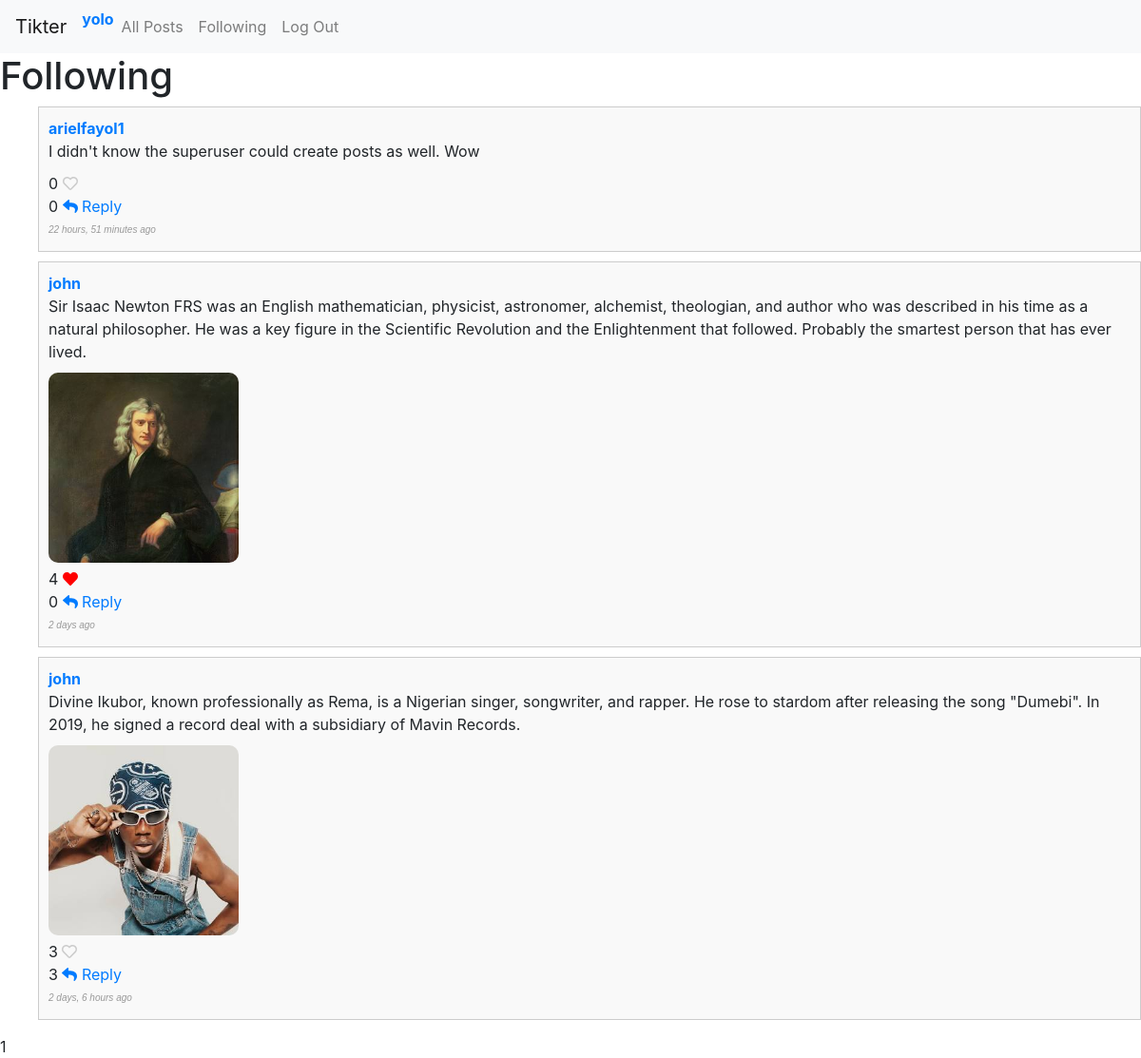
The app's page /following (signed in) with its own data.
### network/models.py (models this page shows, shortened)
class User(AbstractUser):
    pass

class Post(models.Model):
    user = models.ForeignKey(User, on_delete=models.CASCADE, related_name='posts')
    content = models.TextField()
    timestamp = models.DateTimeField(auto_now_add=True)
    image = models.ImageField(upload_to='network/images/post_images/', blank=True, null=True)
    likes = models.ManyToManyField(User, related_name='liked_posts', blank=True)
    def num_likes(self):
        return self.likes.count()
    def num_replies(self):
        return self.replies.count()

### network/views.py (the view)
# urls.py: path('following', views.following, name='following'),
@login_required(login_url='network:login')
def following(request):
    following_users = request.user.following.values_list('followed_user__id', flat=True)
    posts = Post.objects.filter(user__in=following_users).order_by('-timestamp')
    paginator = Paginator(posts, 10)
    page_number = request.GET.get('page', 1)
    page = paginator.get_page(page_number)
    context = {'page': page}
    return render(request, 'network/following.html', context)

### network/templates/network/following.html (shortened to what this page needs)
{% extends 'network/layout.html' %}
{% block body %}
    <h1>Following</h1>
    <ul>
        {% for post in page%}
            {% include 'network/post_display.html' with post=post user=user %}
        {% endfor %}
    </ul>
    <div class="pagination">
        <span class="step-links">
        <span class="current-page">{{ page.number }}</span>
        </span>
    </div>
{% endblock %}

### network/templates/network/layout.html (shortened to what this page needs)
{% load static %}
<!DOCTYPE html>
<html lang="en">
    <head>
        <link rel="stylesheet" href="https://stackpath.bootstrapcdn.com/bootstrap/4.4.1/css/bootstrap.min.css"
>
        <link rel="stylesheet" href="https://cdnjs.cloudflare.com/ajax/libs/font-awesome/5.15.3/css/all.min.css">
        <link href="{% static 'network/styles.css' %}" rel="stylesheet" type="text/css">
    </head>
    <body>
        <nav class="navbar navbar-expand-lg navbar-light bg-light">
            <a class="navbar-brand" href="{% url 'network:index' %}">Tikter</a>
            <div>
              <ul class="navbar-nav mr-auto">
                {% if user.is_authenticated %}
                    <li class="nav-item">
                        <a href="{% url 'network:profile' username=user.username %}"><strong>{{ user.username }}</strong></a>
                    </li>
                {% endif %}
                <li class="nav-item">
                  <a class="nav-link" href="{% url 'network:index' %}">All Posts</a>
                </li>
                {% if user.is_authenticated %}
                    <li class="nav-item">
                        <a class="nav-link" href="{% url 'network:following' %}">Following</a>
                    </li>
                    <li class="nav-item">
                        <a class="nav-link" href="{% url 'network:logout' %}">Log Out</a>
                    </li>
                {% endif %}
              </ul>
            </div>
          </nav>
        <div class="body">
            {% block body %}
            {% endblock %}
        </div>
    </body>
</html>

### network/templates/network/post_display.html (shortened to what this page needs)
<li class="post-li" data-post-id="{{ post.id }}">
    <div class="post-section">
    <a class="user-link il" href="{% url 'network:profile' username=post.user.username%}"><strong>{{ post.user.username }}</strong></a>
    <p class="p-content">{{ post.content }}</p>
    <div class="image-container">
        {% if post.image %}
            <img src="{{ post.image.url }}" alt="Post Image" class="post-image">
        {% endif %}
    </div>
    {% if user.is_authenticated %}
        <p>
            <div>
            <span class="like-count">{{ post.num_likes }}</span>
            <span class="like-button il" data-post-id="{{ post.id }}" >
                {% if post in user.liked_posts.all %}
                    <i class="heart-icon fas fa-heart liked"></i>
                {% else %}
                    <i class="heart-icon far fa-heart"></i>
                {% endif %}
            </span>
            </div>
            <span class="post-reply-count">{{ post.num_replies }}</span>
            <a href="#" class="reply-icon">
                <i class="fa fa-reply" href="{% url 'network:post' post_id=post.id %}"></i> Reply
            </a>
        </p>
    {% else %}
        <p><i class="far fa-heart"></i> <span class="like-count">{{ post.num_likes }} </span></p>
    {% endif %}
    <p class="timestamp">{{ post.timestamp|timesince }} ago</p>
    </div>
</li>

### network/static/network/styles.css (style rules this page uses)
.post-li { padding: 10px; margin-bottom: 10px; border: 1px solid #ccc; background-color: #f9f9f9; list-style: none; cursor: pointer; }
.post-li strong { font-weight: bold; }
.post-li p { margin-bottom: 5px; }
.heart-icon { color: #ccc; cursor: pointer; }
.heart-icon.liked { color: red; }
.image-container { margin-top: 10px; }
.post-image { height: 200px; border-radius: 10px; }
.timestamp { font-family: Arial, sans-serif; font-weight: 200; font-style: italic; color: #999; font-size: x-small; }
.current-page { border-radius: 50%; }

### records on screen
User: username "yolo"
Post: user.username "arielfayol1", content "I didn't know the superuser could create posts as well. Wow", num_likes "0", num_replies "0", timestamp "22 hours, 51 minutes"
Post: user.username "john", content "Sir Isaac Newton FRS was an English mathematician, physicist, astronomer, alchemist, theologian, and author who was described in his time as a natural philosopher. He was a key figure in the Scientific Revolution and the Enlightenment that followed. Probably the smartest person that has ever lived.", image (picture), num_likes "4", num_replies "0", timestamp "2 days"
Post: user.username "john", content "Divine Ikubor, known professionally as Rema, is a Nigerian singer, songwriter, and rapper. He rose to stardom after releasing the song \"Dumebi\". In 2019, he signed a record deal with a subsidiary of Mavin Records.", image (picture), num_likes "3", num_replies "3", timestamp "2 days, 6 hours"

### other values on screen
{{ page.number }} "1"
